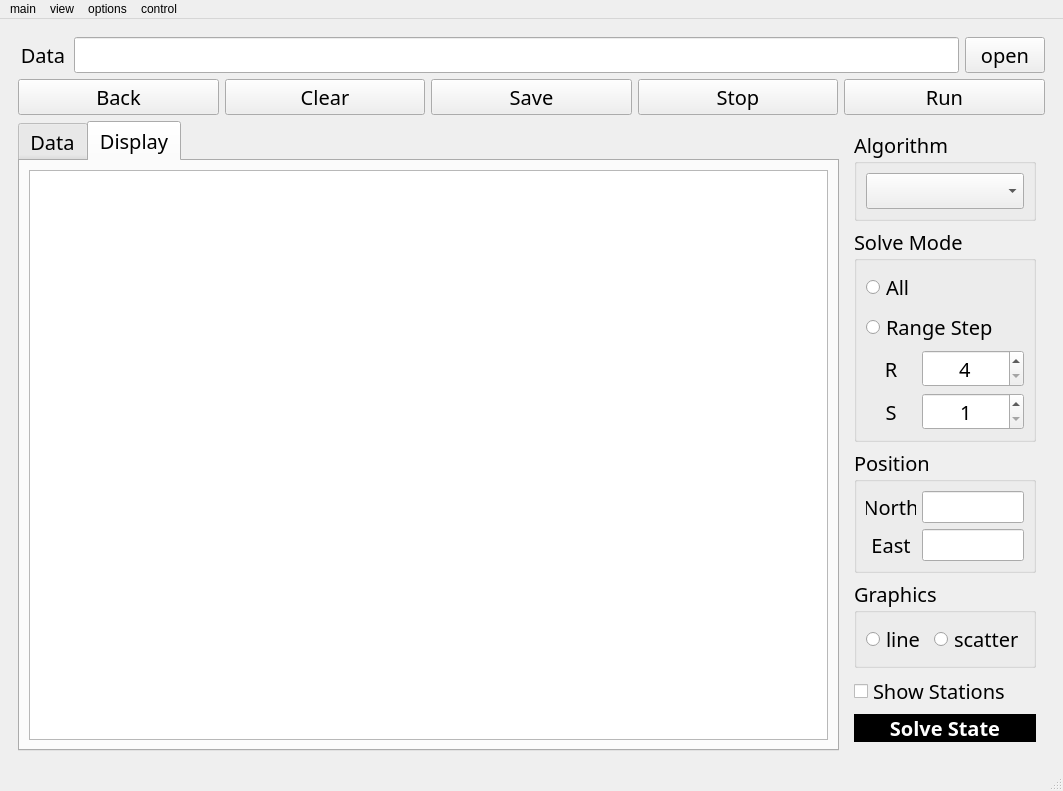
<?xml version="1.0" encoding="UTF-8"?>
<ui version="4.0">
 <class>UWBWin</class>
 <widget class="QMainWindow" name="UWBWin">
  <property name="geometry">
   <rect>
    <x>0</x>
    <y>0</y>
    <width>1063</width>
    <height>716</height>
   </rect>
  </property>
  <property name="windowTitle">
   <string>UWBWin</string>
  </property>
  <property name="windowIcon">
   <iconset>
    <normaloff>uwb.png</normaloff>uwb.png</iconset>
  </property>
  <widget class="QWidget" name="centralwidget">
   <layout class="QGridLayout" name="gridLayout">
    <item row="0" column="0">
     <widget class="QStackedWidget" name="stackedWidget">
      <property name="font">
       <font>
        <weight>50</weight>
        <bold>false</bold>
       </font>
      </property>
      <property name="currentIndex">
       <number>1</number>
      </property>
      <widget class="QWidget" name="page_main">
       <layout class="QGridLayout" name="gridLayout_4">
        <item row="0" column="1">
         <spacer name="verticalSpacer_2">
          <property name="orientation">
           <enum>Qt::Vertical</enum>
          </property>
          <property name="sizeHint" stdset="0">
           <size>
            <width>20</width>
            <height>40</height>
           </size>
          </property>
         </spacer>
        </item>
        <item row="1" column="0" colspan="3">
         <widget class="QFrame" name="frame_2">
          <property name="frameShape">
           <enum>QFrame::NoFrame</enum>
          </property>
          <property name="frameShadow">
           <enum>QFrame::Raised</enum>
          </property>
          <layout class="QGridLayout" name="gridLayout_3">
           <item row="0" column="0">
            <spacer name="horizontalSpacer_3">
             <property name="orientation">
              <enum>Qt::Horizontal</enum>
             </property>
             <property name="sizeHint" stdset="0">
              <size>
               <width>40</width>
               <height>20</height>
              </size>
             </property>
            </spacer>
           </item>
           <item row="0" column="1">
            <widget class="QLabel" name="label">
             <property name="minimumSize">
              <size>
               <width>500</width>
               <height>70</height>
              </size>
             </property>
             <property name="font">
              <font>
               <family>Ubuntu Mono</family>
               <pointsize>30</pointsize>
               <weight>50</weight>
               <bold>false</bold>
              </font>
             </property>
             <property name="text">
              <string>Rapid UWB</string>
             </property>
             <property name="alignment">
              <set>Qt::AlignCenter</set>
             </property>
            </widget>
           </item>
           <item row="0" column="2">
            <spacer name="horizontalSpacer_4">
             <property name="orientation">
              <enum>Qt::Horizontal</enum>
             </property>
             <property name="sizeHint" stdset="0">
              <size>
               <width>40</width>
               <height>20</height>
              </size>
             </property>
            </spacer>
           </item>
          </layout>
         </widget>
        </item>
        <item row="2" column="1">
         <spacer name="verticalSpacer">
          <property name="orientation">
           <enum>Qt::Vertical</enum>
          </property>
          <property name="sizeHint" stdset="0">
           <size>
            <width>197</width>
            <height>67</height>
           </size>
          </property>
         </spacer>
        </item>
        <item row="3" column="0">
         <spacer name="horizontalSpacer">
          <property name="orientation">
           <enum>Qt::Horizontal</enum>
          </property>
          <property name="sizeHint" stdset="0">
           <size>
            <width>319</width>
            <height>218</height>
           </size>
          </property>
         </spacer>
        </item>
        <item row="3" column="1">
         <widget class="QFrame" name="frame">
          <property name="minimumSize">
           <size>
            <width>200</width>
            <height>0</height>
           </size>
          </property>
          <property name="frameShape">
           <enum>QFrame::NoFrame</enum>
          </property>
          <property name="frameShadow">
           <enum>QFrame::Raised</enum>
          </property>
          <property name="lineWidth">
           <number>1</number>
          </property>
          <layout class="QGridLayout" name="gridLayout_2">
           <item row="0" column="0">
            <widget class="QPushButton" name="btn_start">
             <property name="minimumSize">
              <size>
               <width>0</width>
               <height>45</height>
              </size>
             </property>
             <property name="font">
              <font>
               <family>Ubuntu Mono</family>
               <pointsize>16</pointsize>
               <weight>50</weight>
               <bold>false</bold>
              </font>
             </property>
             <property name="text">
              <string>START</string>
             </property>
            </widget>
           </item>
           <item row="1" column="0">
            <widget class="QPushButton" name="btn_help">
             <property name="minimumSize">
              <size>
               <width>0</width>
               <height>45</height>
              </size>
             </property>
             <property name="font">
              <font>
               <family>Ubuntu Mono</family>
               <pointsize>16</pointsize>
               <weight>50</weight>
               <bold>false</bold>
              </font>
             </property>
             <property name="text">
              <string>HELP</string>
             </property>
            </widget>
           </item>
           <item row="2" column="0">
            <widget class="QPushButton" name="btn_exit">
             <property name="minimumSize">
              <size>
               <width>0</width>
               <height>45</height>
              </size>
             </property>
             <property name="font">
              <font>
               <family>Ubuntu Mono</family>
               <pointsize>16</pointsize>
               <weight>50</weight>
               <bold>false</bold>
              </font>
             </property>
             <property name="text">
              <string>EXIT</string>
             </property>
            </widget>
           </item>
          </layout>
         </widget>
        </item>
        <item row="3" column="2">
         <spacer name="horizontalSpacer_2">
          <property name="orientation">
           <enum>Qt::Horizontal</enum>
          </property>
          <property name="sizeHint" stdset="0">
           <size>
            <width>319</width>
            <height>20</height>
           </size>
          </property>
         </spacer>
        </item>
        <item row="4" column="1">
         <spacer name="verticalSpacer_3">
          <property name="orientation">
           <enum>Qt::Vertical</enum>
          </property>
          <property name="sizeHint" stdset="0">
           <size>
            <width>20</width>
            <height>40</height>
           </size>
          </property>
         </spacer>
        </item>
       </layout>
      </widget>
      <widget class="QWidget" name="page_ws">
       <layout class="QGridLayout" name="gridLayout_10">
        <item row="2" column="0">
         <widget class="QTabWidget" name="tabWidget">
          <property name="font">
           <font>
            <family>Ubuntu Mono</family>
            <pointsize>15</pointsize>
            <weight>50</weight>
            <bold>false</bold>
           </font>
          </property>
          <property name="tabPosition">
           <enum>QTabWidget::North</enum>
          </property>
          <property name="tabShape">
           <enum>QTabWidget::Rounded</enum>
          </property>
          <property name="currentIndex">
           <number>1</number>
          </property>
          <property name="elideMode">
           <enum>Qt::ElideNone</enum>
          </property>
          <widget class="QWidget" name="tab_data">
           <attribute name="title">
            <string>Data</string>
           </attribute>
           <layout class="QGridLayout" name="gridLayout_7">
            <item row="1" column="0" colspan="2">
             <widget class="QTextEdit" name="textEdit_header">
              <property name="maximumSize">
               <size>
                <width>16777215</width>
                <height>60</height>
               </size>
              </property>
              <property name="font">
               <font>
                <family>Ubuntu Mono</family>
                <pointsize>15</pointsize>
                <weight>50</weight>
                <bold>false</bold>
               </font>
              </property>
             </widget>
            </item>
            <item row="0" column="0" colspan="2">
             <widget class="QLabel" name="label_14">
              <property name="minimumSize">
               <size>
                <width>50</width>
                <height>0</height>
               </size>
              </property>
              <property name="font">
               <font>
                <family>Ubuntu Mono</family>
                <pointsize>15</pointsize>
                <weight>50</weight>
                <bold>false</bold>
               </font>
              </property>
              <property name="text">
               <string>Header</string>
              </property>
              <property name="alignment">
               <set>Qt::AlignCenter</set>
              </property>
             </widget>
            </item>
            <item row="2" column="1">
             <layout class="QVBoxLayout" name="verticalLayout_5">
              <item>
               <widget class="QLabel" name="label_13">
                <property name="minimumSize">
                 <size>
                  <width>50</width>
                  <height>0</height>
                 </size>
                </property>
                <property name="font">
                 <font>
                  <family>Ubuntu Mono</family>
                  <pointsize>15</pointsize>
                  <weight>50</weight>
                  <bold>false</bold>
                 </font>
                </property>
                <property name="text">
                 <string>Data Items</string>
                </property>
                <property name="alignment">
                 <set>Qt::AlignCenter</set>
                </property>
               </widget>
              </item>
              <item>
               <widget class="QTableWidget" name="table_dataitem">
                <property name="minimumSize">
                 <size>
                  <width>0</width>
                  <height>0</height>
                 </size>
                </property>
                <property name="font">
                 <font>
                  <family>Ubuntu Mono</family>
                  <pointsize>13</pointsize>
                  <weight>50</weight>
                  <bold>false</bold>
                 </font>
                </property>
               </widget>
              </item>
             </layout>
            </item>
            <item row="2" column="0">
             <layout class="QVBoxLayout" name="verticalLayout_6">
              <item>
               <widget class="QLabel" name="label_12">
                <property name="minimumSize">
                 <size>
                  <width>50</width>
                  <height>0</height>
                 </size>
                </property>
                <property name="font">
                 <font>
                  <family>Ubuntu Mono</family>
                  <pointsize>15</pointsize>
                  <weight>50</weight>
                  <bold>false</bold>
                 </font>
                </property>
                <property name="text">
                 <string>Stations</string>
                </property>
                <property name="alignment">
                 <set>Qt::AlignCenter</set>
                </property>
               </widget>
              </item>
              <item>
               <widget class="QTableWidget" name="table_station">
                <property name="font">
                 <font>
                  <family>Ubuntu Mono</family>
                  <pointsize>13</pointsize>
                  <weight>50</weight>
                  <bold>false</bold>
                 </font>
                </property>
               </widget>
              </item>
             </layout>
            </item>
           </layout>
          </widget>
          <widget class="QWidget" name="tab_display">
           <attribute name="title">
            <string>Display</string>
           </attribute>
           <layout class="QGridLayout" name="gridLayout_11">
            <item row="0" column="0">
             <widget class="QChartView" name="graphicsView"/>
            </item>
           </layout>
          </widget>
         </widget>
        </item>
        <item row="2" column="1">
         <widget class="QFrame" name="frame_3">
          <property name="maximumSize">
           <size>
            <width>200</width>
            <height>16777215</height>
           </size>
          </property>
          <property name="frameShape">
           <enum>QFrame::NoFrame</enum>
          </property>
          <property name="frameShadow">
           <enum>QFrame::Raised</enum>
          </property>
          <layout class="QGridLayout" name="gridLayout_12">
           <item row="0" column="0" colspan="2">
            <widget class="QGroupBox" name="groupBox_3">
             <property name="font">
              <font>
               <family>Ubuntu Mono</family>
               <pointsize>15</pointsize>
               <weight>50</weight>
               <bold>false</bold>
              </font>
             </property>
             <property name="title">
              <string>Algorithm</string>
             </property>
             <layout class="QGridLayout" name="gridLayout_6">
              <item row="0" column="0">
               <widget class="QComboBox" name="comboBox_algo">
                <property name="maximumSize">
                 <size>
                  <width>16777215</width>
                  <height>16777215</height>
                 </size>
                </property>
                <property name="font">
                 <font>
                  <family>Ubuntu Mono</family>
                  <pointsize>15</pointsize>
                  <weight>50</weight>
                  <bold>false</bold>
                 </font>
                </property>
               </widget>
              </item>
             </layout>
            </widget>
           </item>
           <item row="1" column="0" colspan="2">
            <widget class="QGroupBox" name="groupBox">
             <property name="font">
              <font>
               <family>Ubuntu Mono</family>
               <pointsize>15</pointsize>
               <weight>50</weight>
               <bold>false</bold>
              </font>
             </property>
             <property name="title">
              <string>Solve Mode</string>
             </property>
             <layout class="QGridLayout" name="gridLayout_5">
              <item row="1" column="0" colspan="2">
               <widget class="QRadioButton" name="radioBtn_range">
                <property name="font">
                 <font>
                  <family>Ubuntu Mono</family>
                  <pointsize>15</pointsize>
                  <weight>50</weight>
                  <bold>false</bold>
                 </font>
                </property>
                <property name="text">
                 <string>Range Step</string>
                </property>
               </widget>
              </item>
              <item row="2" column="0">
               <widget class="QLabel" name="label_15">
                <property name="minimumSize">
                 <size>
                  <width>50</width>
                  <height>0</height>
                 </size>
                </property>
                <property name="maximumSize">
                 <size>
                  <width>40</width>
                  <height>16777215</height>
                 </size>
                </property>
                <property name="font">
                 <font>
                  <family>Ubuntu Mono</family>
                  <pointsize>15</pointsize>
                  <weight>50</weight>
                  <bold>false</bold>
                 </font>
                </property>
                <property name="text">
                 <string>R</string>
                </property>
                <property name="alignment">
                 <set>Qt::AlignCenter</set>
                </property>
               </widget>
              </item>
              <item row="2" column="1">
               <widget class="QSpinBox" name="spinBox_range">
                <property name="alignment">
                 <set>Qt::AlignCenter</set>
                </property>
                <property name="minimum">
                 <number>4</number>
                </property>
               </widget>
              </item>
              <item row="3" column="0">
               <widget class="QLabel" name="label_16">
                <property name="minimumSize">
                 <size>
                  <width>50</width>
                  <height>0</height>
                 </size>
                </property>
                <property name="maximumSize">
                 <size>
                  <width>40</width>
                  <height>16777215</height>
                 </size>
                </property>
                <property name="font">
                 <font>
                  <family>Ubuntu Mono</family>
                  <pointsize>15</pointsize>
                  <weight>50</weight>
                  <bold>false</bold>
                 </font>
                </property>
                <property name="text">
                 <string>S</string>
                </property>
                <property name="alignment">
                 <set>Qt::AlignCenter</set>
                </property>
               </widget>
              </item>
              <item row="3" column="1">
               <widget class="QSpinBox" name="spinBox_step">
                <property name="alignment">
                 <set>Qt::AlignCenter</set>
                </property>
                <property name="minimum">
                 <number>1</number>
                </property>
               </widget>
              </item>
              <item row="0" column="0" colspan="2">
               <widget class="QRadioButton" name="radioBtn_all">
                <property name="font">
                 <font>
                  <family>Ubuntu Mono</family>
                  <pointsize>15</pointsize>
                  <weight>50</weight>
                  <bold>false</bold>
                 </font>
                </property>
                <property name="text">
                 <string>All</string>
                </property>
               </widget>
              </item>
             </layout>
            </widget>
           </item>
           <item row="5" column="0" colspan="2">
            <widget class="QGroupBox" name="groupBox_4">
             <property name="font">
              <font>
               <family>Ubuntu Mono</family>
               <pointsize>15</pointsize>
               <weight>50</weight>
               <bold>false</bold>
              </font>
             </property>
             <property name="title">
              <string>Graphics</string>
             </property>
             <layout class="QGridLayout" name="gridLayout_9">
              <item row="0" column="0">
               <widget class="QRadioButton" name="radioBtn_line">
                <property name="font">
                 <font>
                  <family>Ubuntu Mono</family>
                  <pointsize>15</pointsize>
                  <weight>50</weight>
                  <bold>false</bold>
                 </font>
                </property>
                <property name="text">
                 <string>line</string>
                </property>
               </widget>
              </item>
              <item row="0" column="1">
               <widget class="QRadioButton" name="radioBtn_scatter">
                <property name="font">
                 <font>
                  <family>Ubuntu Mono</family>
                  <pointsize>15</pointsize>
                  <weight>50</weight>
                  <bold>false</bold>
                 </font>
                </property>
                <property name="text">
                 <string>scatter</string>
                </property>
               </widget>
              </item>
             </layout>
            </widget>
           </item>
           <item row="2" column="0" colspan="2">
            <widget class="QGroupBox" name="groupBox_2">
             <property name="font">
              <font>
               <family>Ubuntu Mono</family>
               <pointsize>15</pointsize>
               <weight>50</weight>
               <bold>false</bold>
              </font>
             </property>
             <property name="title">
              <string>Position</string>
             </property>
             <layout class="QGridLayout" name="gridLayout_8">
              <item row="0" column="0">
               <layout class="QHBoxLayout" name="horizontalLayout_5">
                <item>
                 <widget class="QLabel" name="label_10">
                  <property name="minimumSize">
                   <size>
                    <width>50</width>
                    <height>0</height>
                   </size>
                  </property>
                  <property name="font">
                   <font>
                    <family>Ubuntu Mono</family>
                    <pointsize>15</pointsize>
                    <weight>50</weight>
                    <bold>false</bold>
                   </font>
                  </property>
                  <property name="text">
                   <string>North</string>
                  </property>
                  <property name="alignment">
                   <set>Qt::AlignCenter</set>
                  </property>
                 </widget>
                </item>
                <item>
                 <widget class="QLineEdit" name="lineEdit_x">
                  <property name="font">
                   <font>
                    <family>Ubuntu Mono</family>
                    <pointsize>13</pointsize>
                    <weight>50</weight>
                    <bold>false</bold>
                   </font>
                  </property>
                  <property name="alignment">
                   <set>Qt::AlignCenter</set>
                  </property>
                 </widget>
                </item>
               </layout>
              </item>
              <item row="1" column="0">
               <layout class="QHBoxLayout" name="horizontalLayout_4">
                <item>
                 <widget class="QLabel" name="label_11">
                  <property name="minimumSize">
                   <size>
                    <width>50</width>
                    <height>0</height>
                   </size>
                  </property>
                  <property name="font">
                   <font>
                    <family>Ubuntu Mono</family>
                    <pointsize>15</pointsize>
                    <weight>50</weight>
                    <bold>false</bold>
                   </font>
                  </property>
                  <property name="text">
                   <string>East</string>
                  </property>
                  <property name="alignment">
                   <set>Qt::AlignCenter</set>
                  </property>
                 </widget>
                </item>
                <item>
                 <widget class="QLineEdit" name="lineEdit_y">
                  <property name="font">
                   <font>
                    <family>Ubuntu Mono</family>
                    <pointsize>13</pointsize>
                    <weight>50</weight>
                    <bold>false</bold>
                   </font>
                  </property>
                  <property name="alignment">
                   <set>Qt::AlignCenter</set>
                  </property>
                 </widget>
                </item>
               </layout>
              </item>
             </layout>
            </widget>
           </item>
           <item row="7" column="0" colspan="2">
            <widget class="QLabel" name="label_state">
             <property name="minimumSize">
              <size>
               <width>0</width>
               <height>0</height>
              </size>
             </property>
             <property name="font">
              <font>
               <family>Ubuntu Mono</family>
               <pointsize>15</pointsize>
               <weight>75</weight>
               <bold>true</bold>
              </font>
             </property>
             <property name="styleSheet">
              <string notr="true">color: rgb(255, 255, 255);
background-color: rgb(0, 0, 0);</string>
             </property>
             <property name="text">
              <string>Solve State</string>
             </property>
             <property name="alignment">
              <set>Qt::AlignCenter</set>
             </property>
            </widget>
           </item>
           <item row="6" column="0" colspan="2">
            <widget class="QCheckBox" name="checkBox_showSta">
             <property name="font">
              <font>
               <family>Ubuntu Mono</family>
               <pointsize>15</pointsize>
               <weight>50</weight>
               <bold>false</bold>
              </font>
             </property>
             <property name="text">
              <string>Show Stations</string>
             </property>
            </widget>
           </item>
          </layout>
         </widget>
        </item>
        <item row="0" column="0" colspan="2">
         <layout class="QHBoxLayout" name="horizontalLayout">
          <item>
           <widget class="QLabel" name="label_2">
            <property name="minimumSize">
             <size>
              <width>50</width>
              <height>0</height>
             </size>
            </property>
            <property name="font">
             <font>
              <family>Ubuntu Mono</family>
              <pointsize>15</pointsize>
              <weight>50</weight>
              <bold>false</bold>
             </font>
            </property>
            <property name="text">
             <string>Data</string>
            </property>
            <property name="alignment">
             <set>Qt::AlignCenter</set>
            </property>
           </widget>
          </item>
          <item>
           <widget class="QLineEdit" name="lineEdit_data">
            <property name="font">
             <font>
              <family>Ubuntu Mono</family>
              <pointsize>15</pointsize>
              <weight>50</weight>
              <bold>false</bold>
             </font>
            </property>
           </widget>
          </item>
          <item>
           <widget class="QPushButton" name="btn_open_data">
            <property name="font">
             <font>
              <family>Ubuntu Mono</family>
              <pointsize>15</pointsize>
              <weight>50</weight>
              <bold>false</bold>
             </font>
            </property>
            <property name="text">
             <string>open</string>
            </property>
           </widget>
          </item>
         </layout>
        </item>
        <item row="1" column="0" colspan="2">
         <layout class="QHBoxLayout" name="horizontalLayout_9">
          <item>
           <widget class="QPushButton" name="btn_back">
            <property name="font">
             <font>
              <family>Ubuntu Mono</family>
              <pointsize>15</pointsize>
              <weight>50</weight>
              <bold>false</bold>
             </font>
            </property>
            <property name="text">
             <string>Back</string>
            </property>
           </widget>
          </item>
          <item>
           <widget class="QPushButton" name="btn_clear">
            <property name="font">
             <font>
              <family>Ubuntu Mono</family>
              <pointsize>15</pointsize>
              <weight>50</weight>
              <bold>false</bold>
             </font>
            </property>
            <property name="text">
             <string>Clear</string>
            </property>
           </widget>
          </item>
          <item>
           <widget class="QPushButton" name="btn_save">
            <property name="font">
             <font>
              <family>Ubuntu Mono</family>
              <pointsize>15</pointsize>
              <weight>50</weight>
              <bold>false</bold>
             </font>
            </property>
            <property name="text">
             <string>Save</string>
            </property>
           </widget>
          </item>
          <item>
           <widget class="QPushButton" name="btn_stop">
            <property name="font">
             <font>
              <family>Ubuntu Mono</family>
              <pointsize>15</pointsize>
              <weight>50</weight>
              <bold>false</bold>
             </font>
            </property>
            <property name="text">
             <string>Stop</string>
            </property>
           </widget>
          </item>
          <item>
           <widget class="QPushButton" name="btn_run">
            <property name="font">
             <font>
              <family>Ubuntu Mono</family>
              <pointsize>15</pointsize>
              <weight>50</weight>
              <bold>false</bold>
             </font>
            </property>
            <property name="text">
             <string>Run</string>
            </property>
           </widget>
          </item>
         </layout>
        </item>
       </layout>
      </widget>
     </widget>
    </item>
   </layout>
  </widget>
  <widget class="QMenuBar" name="menubar">
   <property name="geometry">
    <rect>
     <x>0</x>
     <y>0</y>
     <width>1063</width>
     <height>22</height>
    </rect>
   </property>
   <widget class="QMenu" name="menumain">
    <property name="title">
     <string>main</string>
    </property>
    <addaction name="actionopen"/>
    <addaction name="actionexit"/>
   </widget>
   <widget class="QMenu" name="menuview">
    <property name="title">
     <string>view</string>
    </property>
    <addaction name="actionline"/>
    <addaction name="actionscatter"/>
    <addaction name="separator"/>
    <addaction name="actionshow_station"/>
   </widget>
   <widget class="QMenu" name="menuconfig">
    <property name="title">
     <string>options</string>
    </property>
    <widget class="QMenu" name="menualgorithm">
     <property name="title">
      <string>algorithm</string>
     </property>
     <addaction name="actionceres"/>
     <addaction name="actionnewtonLs"/>
     <addaction name="actiontaylorSeries"/>
     <addaction name="actionlinear"/>
     <addaction name="actionsequential"/>
    </widget>
    <widget class="QMenu" name="menucalculate_mode">
     <property name="title">
      <string>calculate mode</string>
     </property>
     <addaction name="actionall"/>
     <addaction name="actionrange_step"/>
    </widget>
    <addaction name="menualgorithm"/>
    <addaction name="menucalculate_mode"/>
   </widget>
   <widget class="QMenu" name="menucontrol">
    <property name="title">
     <string>control</string>
    </property>
    <addaction name="actionrun"/>
    <addaction name="actionstop"/>
    <addaction name="actionclear"/>
    <addaction name="actionback"/>
    <addaction name="actionsave"/>
   </widget>
   <addaction name="menumain"/>
   <addaction name="menuview"/>
   <addaction name="menuconfig"/>
   <addaction name="menucontrol"/>
  </widget>
  <widget class="QStatusBar" name="statusbar"/>
  <action name="actionopen">
   <property name="text">
    <string>open</string>
   </property>
   <property name="font">
    <font>
     <family>Ubuntu Mono</family>
     <pointsize>12</pointsize>
    </font>
   </property>
  </action>
  <action name="actionexit">
   <property name="text">
    <string>exit</string>
   </property>
  </action>
  <action name="actionline">
   <property name="text">
    <string>line</string>
   </property>
  </action>
  <action name="actionscatter">
   <property name="text">
    <string>scatter</string>
   </property>
  </action>
  <action name="actionceres">
   <property name="text">
    <string>ceres</string>
   </property>
  </action>
  <action name="actionnewtonLs">
   <property name="text">
    <string>newtonLS</string>
   </property>
  </action>
  <action name="actiontaylorSeries">
   <property name="text">
    <string>taylorSeries</string>
   </property>
  </action>
  <action name="actionlinear">
   <property name="text">
    <string>linear</string>
   </property>
  </action>
  <action name="actionsequential">
   <property name="text">
    <string>sequential</string>
   </property>
  </action>
  <action name="actionall">
   <property name="text">
    <string>all</string>
   </property>
  </action>
  <action name="actionrange_step">
   <property name="text">
    <string>range step</string>
   </property>
  </action>
  <action name="actionrun">
   <property name="text">
    <string>run</string>
   </property>
  </action>
  <action name="actionstop">
   <property name="text">
    <string>stop</string>
   </property>
  </action>
  <action name="actionclear">
   <property name="text">
    <string>clear</string>
   </property>
  </action>
  <action name="actionback">
   <property name="text">
    <string>back</string>
   </property>
  </action>
  <action name="actionsave">
   <property name="text">
    <string>save</string>
   </property>
  </action>
  <action name="actionshow_station">
   <property name="checkable">
    <bool>true</bool>
   </property>
   <property name="text">
    <string>show station</string>
   </property>
  </action>
 </widget>
 <customwidgets>
  <customwidget>
   <class>QChartView</class>
   <extends>QGraphicsView</extends>
   <header location="global">qchartview.h</header>
  </customwidget>
 </customwidgets>
 <resources/>
 <connections/>
</ui>
